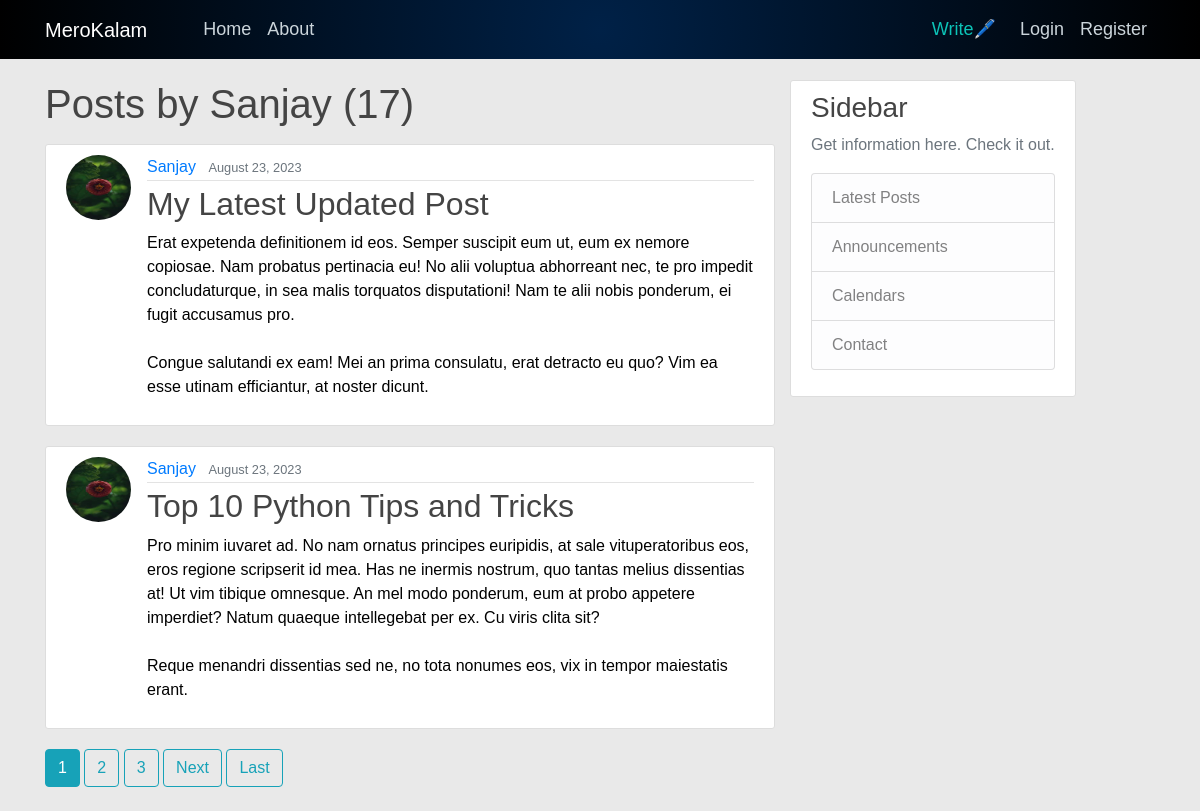
The app's page /user/Sanjay with its own data.
### blog/models.py (models this page shows, shortened)
class Post(models.Model):
    title = models.CharField(max_length=100)
    content = models.TextField()
    date_posted = models.DateTimeField(default=timezone.now)
    author = models.ForeignKey(User, on_delete=models.CASCADE)

### users/models.py (models this page shows, shortened)
class Profile(models.Model):
    user = models.OneToOneField(User, on_delete=models.CASCADE)
    image = models.ImageField(default="default.jpg", upload_to='profile_pics')

### blog/views.py (the view)
# urls.py: path('user/<str:username>', UserPostListView.as_view(), name='user-posts'),
class UserPostListView(ListView):
    model = Post
    template_name = 'blog/user_post.html'  # <app>/<model>_<viewtype>.html
    context_object_name = 'posts'
    ordering = ['-date_posted']
    paginate_by = 2
    def get_queryset(self):
        user = get_object_or_404(User, username=self.kwargs.get('username'))
        return Post.objects.filter(author=user).order_by('-date_posted')

### blog/templates/blog/user_post.html (shortened to what this page needs)
{% extends "blog/base.html" %} {% block content %}
<h1 class="mb-3">Posts by {{ view.kwargs.username }} ({{ page_obj.paginator.count }})</h1>
{% for post in posts %}
<article class="media content-section">
  <img
    class="rounded-circle article-img"
    src="{{ post.author.profile.image.url }}"
  />
  <div class="media-body">
    <div class="article-metadata">
      <a class="mr-2" href="{% url 'user-posts' post.author.username%}"
        >{{ post.author }}</a
      >
      <small class="text-muted">{{ post.date_posted|date:"F d, Y" }}</small>
    </div>
    <h2>
      <a class="article-title" href="{% url 'post-detail' post.id %}">
        {{ post.title }}
      </a>
    </h2>
    <p class="article-content">{{ post.content }}</p>
  </div>
</article>
{% endfor %}
{% if is_paginated %}
{% for num in page_obj.paginator.page_range %}
  {% if page_obj.number == num %}
    <a class="btn btn-info mb-4" href="?page={{ num }}">{{ num }}</a>
  {% elif num > page_obj.number|add:'-3' and num < page_obj.number|add:'3' %}
    <a class="btn btn-outline-info mb-4" href="?page={{ num }}">{{ num }}</a>
  {% endif %}
{% endfor %}
{% if page_obj.has_next %}
  <a class="btn btn-outline-info mb-4"
    href="?page={{ page_obj.next_page_number }}">Next</a>
  <a class="btn btn-outline-info mb-4"
    href="?page={{ page_obj.paginator.num_pages }}">Last</a>
{% endif %}
{% endif %}
{% endblock content %}

### blog/templates/blog/base.html (shortened to what this page needs)
{% load static %}
<!DOCTYPE html>
<html lang="en">
<head>
     <link rel="stylesheet" href="https://cdn.jsdelivr.net/npm/bootstrap@4.0.0/dist/css/bootstrap.min.css">
     <link rel="stylesheet" href="{%static 'blog/main.css' %}">
</head>
<body>
    <header class="site-header">
        <nav class="navbar navbar-expand-md navbar-dark bg-steel fixed-top">
          <div class="container">
            <a class="navbar-brand mr-5" href="/">MeroKalam</a>
            <div class="collapse navbar-collapse" id="navbarToggle">
              <div class="navbar-nav mr-auto">
                <a class="nav-item nav-link" href="{% url 'blog-home' %}">Home</a>
                <a class="nav-item nav-link" href="/about">About</a>
              </div>
              <a class="nav-item nav-link" href="{% url 'post-create' %}">Write🖊️</a>
              </div>
              <div class="navbar-nav">
                {% if user.is_authenticated %}
                <a class="nav-item nav-link" href="{% url 'profile' %}">Profile</a>
                <a class="nav-item nav-link" href="{% url 'logout' %}">Logout</a>
                {% else %}
                <a class="nav-item nav-link" href="{% url 'login' %}">Login</a>
                <a class="nav-item nav-link" href="{% url 'register' %}">Register</a>
                {% endif %}
              </div>
            </div>
        </nav>
      </header>
      <main role="main" class="container">
        <div class="row">
          <div class="col-md-8">
            {% block content %}
            {% endblock %}
          </div>
          <div class="col-md-14">
            <div class="content-section">
              <h3>Sidebar</h3>
              <p class='text-muted'> Get information here. Check it out.
                <ul class="list-group">
                  <li class="list-group-item list-group-item-light">Latest Posts</li>
                  <li class="list-group-item list-group-item-light">Announcements</li>
                  <li class="list-group-item list-group-item-light">Calendars</li>
                  <li class="list-group-item list-group-item-light">Contact</li>
                </ul>
              </p>
            </div>
          </div>
        </div>
      </main>
</body>
</html>

### blog/static/blog/main.css (style rules this page uses)
body { background-color: #e9e9e9; color: #000000; margin: 0; font-family: Arial, sans-serif; margin-top: 5rem; }
h1, h2, h3, h4, h5, h6 { color: #444444; }
ul { margin: 0; }
.bg-steel { background: radial-gradient(circle, #002147, #000); }
.site-header .navbar-nav .nav-link { color: #cbd5db; }
.nav-item.nav-link { display: inline-block; font-size: 18px; color: #0cc4b8; text-decoration: none; transition: font-size 0.3s ease, color 0.3s ease; }
.content-section { background: #ffffff; padding: 10px 20px; border: 1px solid #dddddd; border-radius: 3px; margin-bottom: 20px; }
.article-title { color: #444444; }
.article-content { white-space: pre-line; }
.article-img { height: 65px; width: 65px; margin-right: 16px; }
.article-metadata { padding-bottom: 1px; margin-bottom: 4px; border-bottom: 1px solid #e3e3e3 }

### records on screen
Post: author.profile.image (picture), author "Sanjay", date_posted "August 23, 2023", title "My Latest Updated Post", content "Erat expetenda definitionem id eos. Semper suscipit eum ut, eum ex nemore copiosae. Nam probatus pertinacia eu! No alii voluptua abhorreant nec, te pro impedit concludaturque, in sea malis torquatos disputationi! Nam te alii nobis ponderum, ei fugit accusamus pro. Congue salutandi ex eam! Mei an prima consulatu, erat detracto eu quo? Vim ea esse utinam efficiantur, at noster dicunt."
Post: author.profile.image (picture), author "Sanjay", date_posted "August 23, 2023", title "Top 10 Python Tips and Tricks", content "Pro minim iuvaret ad. No nam ornatus principes euripidis, at sale vituperatoribus eos, eros regione scripserit id mea. Has ne inermis nostrum, quo tantas melius dissentias at! Ut vim tibique omnesque. An mel modo ponderum, eum at probo appetere imperdiet? Natum quaeque intellegebat per ex. Cu viris clita sit? Reque menandri dissentias sed ne, no tota nonumes eos, vix in tempor maiestatis erant."

### other values on screen
{{ view.kwargs.username }} "Sanjay"
{{ page_obj.paginator.count }} "17"
{{ num }} "1"
{{ num }} "2" "3"
